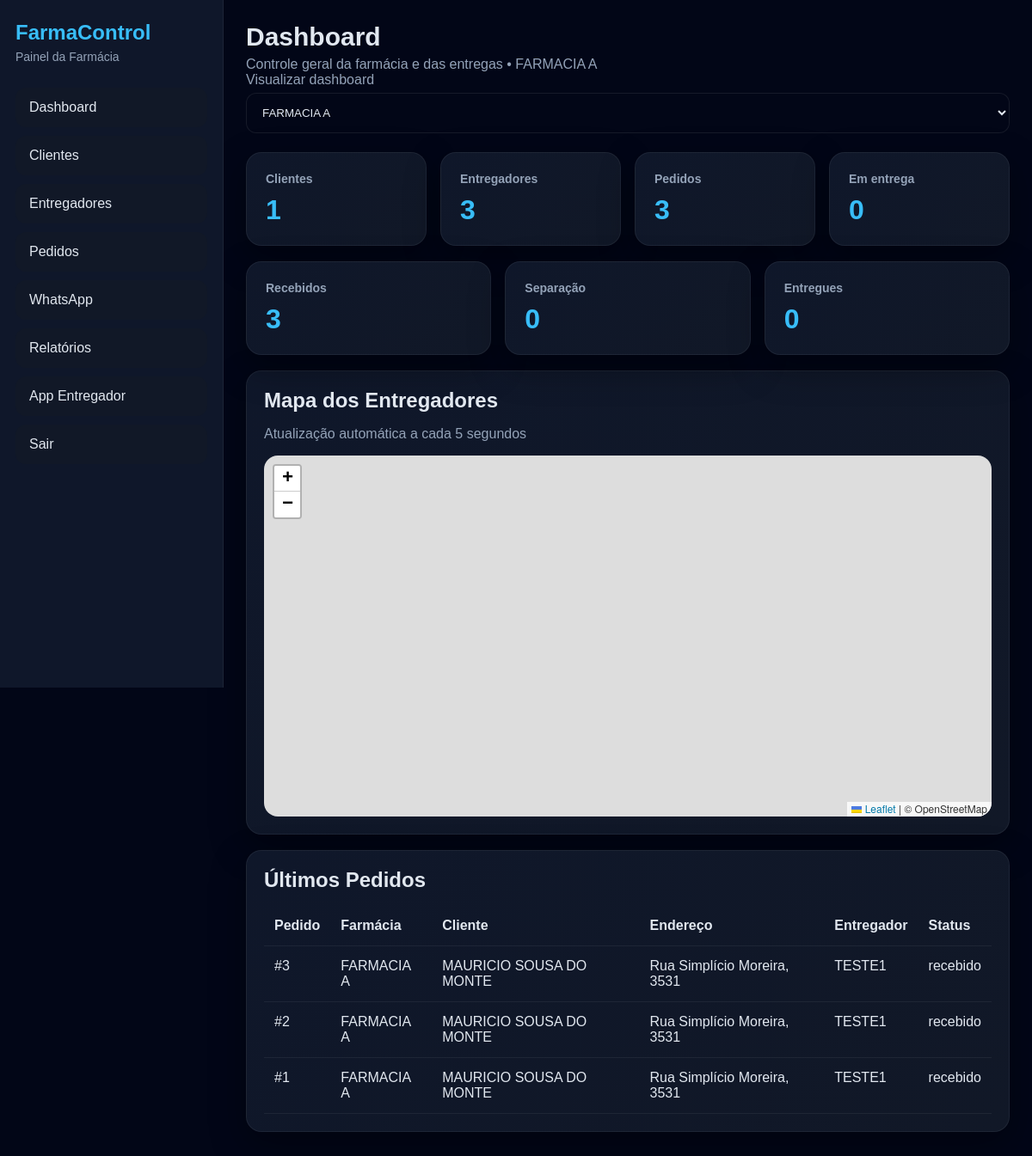
/dashboard (signed in), run on the app's committed database.
### models.py (models this page shows, shortened)
class Farmacia(db.Model):
    __tablename__ = "farmacias"
    id = db.Column(db.Integer, primary_key=True)
    nome = db.Column(db.String(150), nullable=False)
    cnpj = db.Column(db.String(30), unique=True, nullable=True)
    telefone = db.Column(db.String(30), nullable=True)
    email = db.Column(db.String(150), nullable=True)
    endereco = db.Column(db.String(255), nullable=True)
    cidade = db.Column(db.String(100), nullable=True)
    status = db.Column(db.String(20), nullable=False, default="ativa")
    plano = db.Column(db.String(50), nullable=False, default="basico")
    ativo = db.Column(db.Boolean, default=True)
    criado_em = db.Column(db.DateTime, default=agora_brasil)
    usuarios = db.relationship("User", backref="farmacia", lazy=True)
    usuarios_vinculados = db.relationship(
        "UsuarioFarmacia",
        back_populates="farmacia",
        cascade="all, delete-orphan",
        lazy=True,
    )
    clientes = db.relationship("Cliente", backref="farmacia", lazy=True)
    entregadores = db.relationship("Entregador", backref="farmacia", lazy=True)
    pedidos = db.relationship("Pedido", backref="farmacia", lazy=True)
    localizacoes = db.relationship("Localizacao", backref="farmacia", lazy=True)
    whatsapp_configs = db.relationship("WhatsAppConfig", backref="farmacia", lazy=True)
    whatsapp_logs = db.relationship("WhatsAppLog", backref="farmacia", lazy=True)

class Pedido(db.Model):
    __tablename__ = "pedidos"
    id = db.Column(db.Integer, primary_key=True)
    farmacia_id = db.Column(db.Integer, db.ForeignKey("farmacias.id"), nullable=False)
    cliente_id = db.Column(db.Integer, db.ForeignKey("clientes.id"), nullable=False)
    entregador_id = db.Column(db.Integer, db.ForeignKey("entregadores.id"), nullable=True)
    status = db.Column(db.String(30), nullable=False, default="recebido")
    codigo_rastreio = db.Column(db.String(40), unique=True, nullable=True)
    criado_em = db.Column(db.DateTime, default=agora_brasil)
    saiu_entrega_em = db.Column(db.DateTime, nullable=True)
    entregue_em = db.Column(db.DateTime, nullable=True)

class Cliente(db.Model):
    __tablename__ = "clientes"
    id = db.Column(db.Integer, primary_key=True)
    farmacia_id = db.Column(db.Integer, db.ForeignKey("farmacias.id"), nullable=False)
    nome = db.Column(db.String(150), nullable=False)
    telefone = db.Column(db.String(30), nullable=False)
    endereco = db.Column(db.String(255), nullable=False)
    criado_em = db.Column(db.DateTime, default=agora_brasil)
    pedidos = db.relationship("Pedido", backref="cliente", lazy=True)

class Entregador(db.Model):
    __tablename__ = "entregadores"
    id = db.Column(db.Integer, primary_key=True)
    farmacia_id = db.Column(db.Integer, db.ForeignKey("farmacias.id"), nullable=True)
    nome = db.Column(db.String(150), nullable=False)
    telefone = db.Column(db.String(30), nullable=False)
    senha_hash = db.Column(db.String(255), nullable=False)
    ativo = db.Column(db.Boolean, default=True)
    criado_em = db.Column(db.DateTime, default=agora_brasil)
    pedidos = db.relationship("Pedido", backref="entregador", lazy=True)
    localizacoes = db.relationship("Localizacao", backref="entregador", lazy=True)
    vinculos_farmacias = db.relationship(
        "EntregadorFarmacia",
        back_populates="entregador",
        cascade="all, delete-orphan",
        lazy=True
    )
    __table_args__ = (
        db.UniqueConstraint("telefone", name="uq_entregador_telefone_global"),
    )

### app.py (the view, shortened to what this page needs)
    @app.route("/dashboard")
    @login_required
    def dashboard():
        farmacias_usuario = farmacias_do_usuario_logado()
        ids = [f.id for f in farmacias_usuario]
        if not ids:
            flash("Nenhuma farmácia ativa vinculada ao seu login.", "danger")
            return redirect(url_for("logout"))
        farmacia_param = request.args.get("farmacia_id", "").strip()
        if len(ids) == 1:
            session["farmacia_ativa_id"] = ids[0]
            farmacia_id_filtrada = ids[0]
        else:
            if farmacia_param.lower() == "todas":
                session.pop("farmacia_ativa_id", None)
                farmacia_id_filtrada = None
            else:
                farmacia_id_filtrada = session.get("farmacia_ativa_id")
        if farmacia_id_filtrada and farmacia_id_filtrada not in ids:
            farmacia_id_filtrada = ids[0]
            session["farmacia_ativa_id"] = farmacia_id_filtrada
        if farmacia_id_filtrada:
            ids_consulta = [farmacia_id_filtrada]
            farmacia = db.session.get(Farmacia, farmacia_id_filtrada)
        else:
            ids_consulta = ids
            farmacia = None
        total_clientes = Cliente.query.filter(Cliente.farmacia_id.in_(ids_consulta)).count()
        total_entregadores = Entregador.query.filter(
            Entregador.farmacia_id.in_(ids_consulta),
            Entregador.ativo.is_(True)
        ).count()
        total_pedidos = Pedido.query.filter(Pedido.farmacia_id.in_(ids_consulta)).count()
        pedidos_recebidos = Pedido.query.filter(
            Pedido.farmacia_id.in_(ids_consulta),
            Pedido.status == "recebido"
        ).count()
        pedidos_separacao = Pedido.query.filter(
            Pedido.farmacia_id.in_(ids_consulta),
            Pedido.status == "separacao"
        ).count()
        pedidos_entrega = Pedido.query.filter(
            Pedido.farmacia_id.in_(ids_consulta),
            Pedido.status == "saiu_entrega"
        ).count()
        pedidos_entregues = Pedido.query.filter(
            Pedido.farmacia_id.in_(ids_consulta),
            Pedido.status == "entregue"
        ).count()
        ultimos_pedidos = Pedido.query.filter(
            Pedido.farmacia_id.in_(ids_consulta)
        ).order_by(Pedido.id.desc()).limit(10).all()
        return render_template(
            "dashboard.html",
            farmacia=farmacia,
            farmacias_usuario=farmacias_usuario,
            farmacia_ativa_id=farmacia_id_filtrada,
            exibindo_todas_farmacias=(farmacia_id_filtrada is None and len(ids) > 1),
            total_clientes=total_clientes,
            total_entregadores=total_entregadores,
            total_pedidos=total_pedidos,
            pedidos_recebidos=pedidos_recebidos,
            pedidos_separacao=pedidos_separacao,
            pedidos_entrega=pedidos_entrega,
            pedidos_entregues=pedidos_entregues,
            ultimos_pedidos=ultimos_pedidos
        )

### app.py (called while the page is built)
def farmacias_ids_do_usuario():
    if not current_user.is_authenticated:
        return []
    if current_user.is_master:
        return [
            f.id for f in Farmacia.query.filter_by(ativo=True, status="ativa").all()
        ]
    ids = list(current_user.farmacias_ids or [])
    if not ids and current_user.farmacia_id:
        ids = [current_user.farmacia_id]
    if not ids:
        return []
    farmacias_validas = Farmacia.query.filter(
        Farmacia.id.in_(ids),
        Farmacia.ativo.is_(True),
        Farmacia.status == "ativa"
    ).all()
    return [f.id for f in farmacias_validas]

def farmacias_do_usuario_logado():
    ids = farmacias_ids_do_usuario()
    if not ids:
        return []
    return Farmacia.query.filter(Farmacia.id.in_(ids)).order_by(Farmacia.nome.asc()).all()

### models.py (called while the page is built)
@login_manager.user_loader
def load_user(user_id):
    return db.session.get(User, int(user_id))

    @property
    def is_master(self):
        return self.perfil == "master"

    @property
    def farmacias_ids(self):
        ids = [
            vinculo.farmacia_id
            for vinculo in self.vinculos_farmacias
            if vinculo.ativo
        ]
        if not ids and self.farmacia_id:
            ids = [self.farmacia_id]
        return ids

### templates/dashboard.html (shortened to what this page needs)
{% extends "base.html" %}
{% block content %}
<div class="page-head">
  <div>
    <h1>Dashboard</h1>
    <p class="muted">
      Controle geral da farmácia e das entregas
      {% if exibindo_todas_farmacias %}
        • Todas as farmácias
      {% elif farmacia %}
        • {{ farmacia.nome }}
      {% endif %}
    </p>
  </div>
  {% if farmacias_usuario and farmacias_usuario|length > 1 %}
  <div>
    <form method="get" action="{{ url_for('dashboard') }}">
      <label for="farmacia_id" class="muted" style="display:block; margin-bottom: 6px;">
        Visualizar dashboard
      </label>
      <select name="farmacia_id" id="farmacia_id" onchange="this.form.submit()" style="min-width: 220px;">
        {% for farmacia_item in farmacias_usuario %}
        <option
          value="{{ farmacia_item.id }}"
          {% if farmacia_ativa_id == farmacia_item.id %}selected{% endif %}
        >
          {{ farmacia_item.nome }}
        </option>
        {% endfor %}
      </select>
    </form>
  </div>
  {% endif %}
</div>
<div class="cards-grid">
  <div class="card">
    <h3>Clientes</h3>
    <strong>{{ total_clientes }}</strong>
  </div>
  <div class="card">
    <h3>Entregadores</h3>
    <strong>{{ total_entregadores }}</strong>
  </div>
  <div class="card">
    <h3>Pedidos</h3>
    <strong>{{ total_pedidos }}</strong>
  </div>
  <div class="card">
    <h3>Em entrega</h3>
    <strong>{{ pedidos_entrega }}</strong>
  </div>
</div>
<div class="cards-grid">
  <div class="card">
    <h3>Recebidos</h3>
    <strong>{{ pedidos_recebidos }}</strong>
  </div>
  <div class="card">
    <h3>Separação</h3>
    <strong>{{ pedidos_separacao }}</strong>
  </div>
  <div class="card">
    <h3>Entregues</h3>
    <strong>{{ pedidos_entregues }}</strong>
  </div>
</div>
<div class="panel">
  <div class="panel-head-flex">
    <div>
      <h2>Mapa dos Entregadores</h2>
      <p class="muted">Atualização automática a cada 5 segundos</p>
    </div>
  </div>
  <div id="mapa-entregadores" style="height: 420px; border-radius: 16px;"></div>
</div>
<div class="panel">
  <h2>Últimos Pedidos</h2>
  <div class="table-wrap">
    <table>
      <thead>
        <tr>
          <th>Pedido</th>
          <th>Farmácia</th>
          <th>Cliente</th>
          <th>Endereço</th>
          <th>Entregador</th>
          <th>Status</th>
        </tr>
      </thead>
      <tbody>
        {% for pedido in ultimos_pedidos %}
        <tr>
          <td>#{{ pedido.id }}</td>
          <td>{{ pedido.farmacia.nome if pedido.farmacia else "-" }}</td>
          <td>{{ pedido.cliente.nome }}</td>
          <td>{{ pedido.cliente.endereco }}</td>
          <td>{{ pedido.entregador.nome if pedido.entregador else "-" }}</td>
          <td>{{ pedido.status }}</td>
        </tr>
        {% else %}
        <tr>
          <td colspan="6">Nenhum pedido cadastrado.</td>
        </tr>
        {% endfor %}
      </tbody>
    </table>
  </div>
</div>
{% endblock %}

### static/style.css (style rules this page uses)
* { margin: 0; padding: 0; box-sizing: border-box; }
body { background: #020617; color: #e2e8f0; font-family: Arial, sans-serif; }
.page-head { margin-bottom: 22px; }
.page-head h1 { font-size: 30px; margin-bottom: 6px; }
.muted { color: #94a3b8; }
.cards-grid { display: grid; gap: 16px; grid-template-columns: repeat(auto-fit, minmax(180px, 1fr)); margin-bottom: 18px; }
.card, .panel, .mobile-card { background: linear-gradient(135deg, #0f172a, #111827); border: 1px solid rgba(255,255,255,0.06); border-radius: 18px; box-shadow: 0 15px 40px rgba(0,0,0,0.35); }
.card { padding: 22px; }
.card h3 { color: #94a3b8; margin-bottom: 10px; font-size: 14px; }
.card strong { font-size: 32px; color: #38bdf8; }
.panel { padding: 20px; margin-bottom: 18px; }
.panel h2 { margin-bottom: 16px; }
.panel-head-flex { display: flex; align-items: center; justify-content: space-between; gap: 12px; margin-bottom: 16px; }
input, select, textarea { width: 100%; background: #020617; color: #e2e8f0; border: 1px solid rgba(255,255,255,0.08); border-radius: 12px; padding: 14px; outline: none; }
.table-wrap { overflow-x: auto; }
table { width: 100%; border-collapse: collapse; }
table th, table td { text-align: left; padding: 14px 12px; border-bottom: 1px solid rgba(255,255,255,0.06); vertical-align: top; }

### templates/base.html (style rules this page uses)
#mapa-entregadores { min-height: 420px; width: 100%; z-index: 1; }

### data on the page
Farmacia: nome "FARMACIA A"
Pedido: id "3", farmacia "FARMACIA A", cliente.nome "MAURICIO SOUSA DO MONTE", cliente.endereco "Rua Simplício Moreira, 3531", entregador "TESTE1", status "recebido"
Pedido: id "2", farmacia "FARMACIA A", cliente.nome "MAURICIO SOUSA DO MONTE", cliente.endereco "Rua Simplício Moreira, 3531", entregador "TESTE1", status "recebido"
Pedido: id "1", farmacia "FARMACIA A", cliente.nome "MAURICIO SOUSA DO MONTE", cliente.endereco "Rua Simplício Moreira, 3531", entregador "TESTE1", status "recebido"

### other printed values
{{ total_clientes }} "1"
{{ total_entregadores }} "3"
{{ total_pedidos }} "3"
{{ pedidos_entrega }} "0"
{{ pedidos_recebidos }} "3"
{{ pedidos_separacao }} "0"
{{ pedidos_entregues }} "0"
form field farmacia_id "FARMACIA A"
